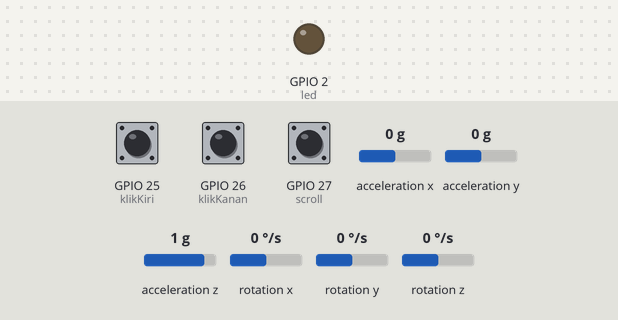
Bench run of a sketch on a simulated ESP32. Shown: output pins drawn as LEDs (lit = HIGH). The test bench sets the inputs (shaded band); at power-on: GPIO 25 (klikKiri) HIGH, GPIO 26 (klikKanan) HIGH, GPIO 27 (scroll) HIGH, acceleration x 0 g, acceleration y 0 g, acceleration z 1 g, rotation x 0 °/s, rotation y 0 °/s, rotation z 0 °/s. USB keyboard and mouse output is not drawn; what the sketch prints to the serial monitor is not drawn.

Above: at 0.1 s.
At 1.4 s:
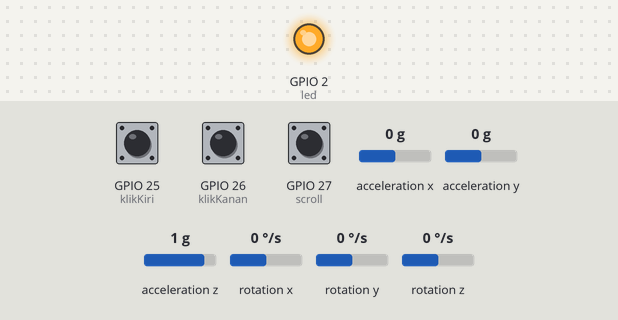
Timing chart, 0 to 2.9 s (numbered marks = the images above):
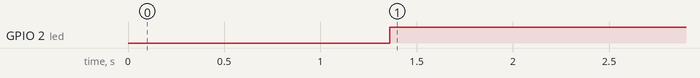

The sketch:

mouse.ino
```cpp
#include <Wire.h>
#include <MPU6050.h>
#include <BleMouse.h>

MPU6050 sensor;
BleMouse bleMouse("Mouse Bluetooth Ropiul");

int16_t ax, ay, az;
int16_t gx, gy, gz;

float sensitivitas    = 0.0033; // mengatur sensitivitas
float kehalusanGerak  = 0.1; // kehalusan gerak
float kecepatanScroll = 10.0; // kecepatan scroll
int threshold = 2000;
const int waktuKalibrasi = 3000; // kalibrasi sensor

//Konfig Pin
const int led = 2;
const int klikKiri = 25;
const int klikKanan = 26;
const int scroll = 27;

//Inisisalisasi
unsigned long mulai = 0;
unsigned long akhir = 0;
float xhalus = 0.0;
float yhalus = 0.0;
int calGX = 0;
int calGY = 0;
uint8_t diam = false;
uint8_t scrollMode = false;
uint8_t ledState = false;

bool miring(){
  sensor.getAcceleration(&ax, &ay, &az);
  return(abs(ax) > abs(az) * 1.5);
}

void setup() {
  Serial.begin(115200);
  Wire.begin(21, 22);

  pinMode(led, OUTPUT);
  pinMode(klikKiri, INPUT_PULLUP);
  pinMode(klikKanan, INPUT_PULLUP);
  pinMode(scroll, INPUT_PULLUP);

  sensor.initialize();
  sensor.setFullScaleGyroRange(MPU6050_GYRO_FS_250);
  sensor.setFullScaleAccelRange(MPU6050_ACCEL_FS_2);
  sensor.setDLPFMode(MPU6050_DLPF_BW_20);

  if(!sensor.testConnection()){
    Serial.println("Sensor Tidak Terhubung");
    while(true);
  }

  Serial.println("Kalibrasi...");
  kalibrasi();
  bleMouse.begin();
}

void loop() {
  if(!bleMouse.isConnected()){
    if(millis() - akhir >= 100){
      Serial.println("Mouse Belum Terhubung");
      akhir = millis();
      ledState = !ledState;
      digitalWrite(led, ledState);
    }
    return;
  }else digitalWrite(led, HIGH);

  sensor.getMotion6(&ax, &ay, &az, &gx, &gy, &gz);

  gx -= calGX;
  gy -= calGY;

  bool gerakKecil = (abs(gx) < threshold && abs(gy) < threshold);

  if(gerakKecil){
    if(!diam){
      mulai = millis();
      diam = true;
    }

    if(millis() - mulai >= waktuKalibrasi){
      kalibrasi();
      mulai = millis();
      diam = true;
    }else diam = false;
  }

  if(abs(gx) < threshold) gx = 0;
  if(abs(gy) < threshold) gy = 0;

  float rawX;
  float rawY;

  if(miring()){
    rawX = gx * sensitivitas;
    rawY = gz * sensitivitas;
  }else{
    rawX = gy * sensitivitas;
    rawY = -gx * sensitivitas;
  }

  /*Jika sensor kebalik
    if(miring()){
    rawX = -gx * sensitivitas;
    rawY = gz * sensitivitas;
  }else{
    rawX = -gy * sensitivitas;
    rawY = gx * sensitivitas;
  }*/

  xhalus = xhalus + kehalusanGerak * (rawX - xhalus);
  yhalus = yhalus + kehalusanGerak * (rawY- yhalus);

  if(gx == 0) xhalus = xhalus * 0.8;
  if(gy == 0) yhalus = yhalus * 0.8;

  int perpindahanX = (int)xhalus;
  int perpindahanY = (int)yhalus;

  //Mode Scroll
  scrollMode = (digitalRead(scroll) == LOW);
  if(scrollMode){
    if(abs(perpindahanY) > 1) bleMouse.move(0, 0, (int)perpindahanY / kecepatanScroll);
  }else {
    if(perpindahanX != 0 || perpindahanY != 0){
      bleMouse.move(perpindahanX, perpindahanY);
    }
  }

  //Tombol Kiri
  if(digitalRead(klikKiri) == LOW){
    bleMouse.click(MOUSE_LEFT);
    delay(150);
  }

  //TOmbol Kanan
  if(digitalRead(klikKanan) == LOW){
    bleMouse.click(MOUSE_RIGHT);
    delay(300);
  }

  delay(5);
}

void kalibrasi(){
  long sumGX = 0, sumGY = 0;
  int sampel = 200;

  //Test 200 kali
  for(int i = 0; i < sampel; i++){
    sensor.getRotation(&gx, &gy, &gz);
    sumGX += gx;
    sumGY += gy;
    delay(5);
  }

  calGX = sumGX/sampel;
  calGY = sumGY/sampel;
}
```

Measured:
- by itself, GPIO 2 (led): LOW → HIGH at 1.4 s
